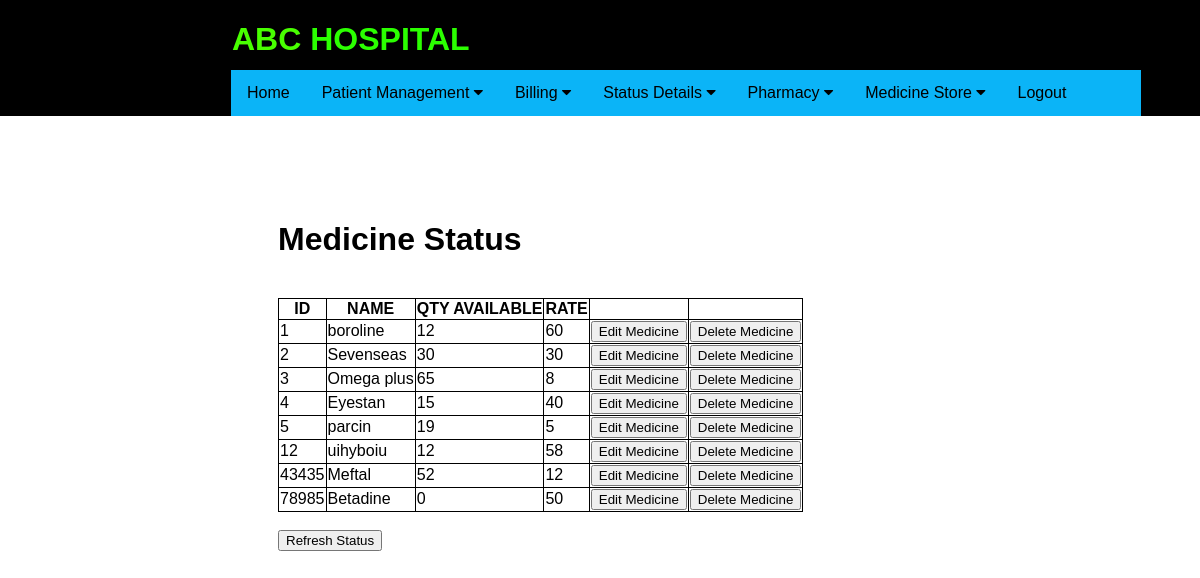
/medicinestatus (signed in), run on the app's committed database.
### application/routes.py (models this page shows)
class MedicineMaster(db.Model):
    __tablename__ = 'medicinemaster'
    mid = Column(Integer, ForeignKey('medicines.mid'), primary_key=True)
    mname = Column(db.String(20))
    qavailable = Column(db.Integer)
    rate = Column(db.Integer)

### application/routes.py (the view)
@app.route('/medicinestatus')
def medicinestatus():
    if 'username' in session:
        usern = session['username']
        print(usern)
        updatep = MedicineMaster.query.all()
        print(updatep)
        if not updatep:
            flash('No Medicines exists in database')
            return redirect( url_for('addMedicine') )
        else:
            print("inside else")
            return render_template('medicinestatus.html', updatep = updatep)
    else:
        flash('You have been logged out. Please login again')
        return redirect( url_for('login') )
    return render_template('medicinestatus.html')

### application/templates/medicinestatus.html (shortened to what this page needs)
{% extends "layout.html" %}
{% block content %}
<div class="status">
    <h1>Medicine Status</h1><br>
    <table border="1">
        <tr>
            <th>ID</th>
            <th>NAME</th>
            <th>QTY AVAILABLE</th>
            <th>RATE</th>
            <th></th>
            <th></th>
        </tr>
        {% for update in updatep %}
        <tr>
            <td> {{ update.mid }} </td>
            <td> {{ update.mname }} </td>
            <td> {{ update.qavailable }} </td>
            <td> {{ update.rate }} </td>
            <td> <button type="button"  onclick="window.location='editmedicinedetail/{{ update.mid }}'"> Edit Medicine </button> </td>
            <td> <button type="button"  onclick="window.location='deletemedicinedetail/{{ update.mid }}'"> Delete Medicine </button> </td>
        </tr>
        {% else %}
        <h3>No Medicines!</h3>
        {% endfor %}
    </table>
    <br>
    <form action="{{ url_for('medicinestatus') }}">
    <button type="submit" value="Refresh the list">Refresh Status</button>
    </form>
</div>
{% endblock %}

### application/static/css/main.css (style rules this page uses)
html { overflow-y: scroll; overflow-x: hidden; }
body { font-family: Arial, Helvetica, sans-serif; height: 100%; display: flex; flex-direction: column; }
table, th, td { border: 1px solid black; border-collapse: collapse; }
.status { position: absolute; top: 200px; left: 278px; }

### data on the page
MedicineMaster: mid "1", mname "boroline", qavailable "12", rate "60"
MedicineMaster: mid "2", mname "Sevenseas", qavailable "30", rate "30"
MedicineMaster: mid "3", mname "Omega plus", qavailable "65", rate "8"
MedicineMaster: mid "4", mname "Eyestan", qavailable "15", rate "40"
MedicineMaster: mid "5", mname "parcin", qavailable "19", rate "5"
MedicineMaster: mid "12", mname "uihyboiu", qavailable "12", rate "58"
MedicineMaster: mid "43435", mname "Meftal", qavailable "52", rate "12"
MedicineMaster: mid "78985", mname "Betadine", qavailable "0", rate "50"
